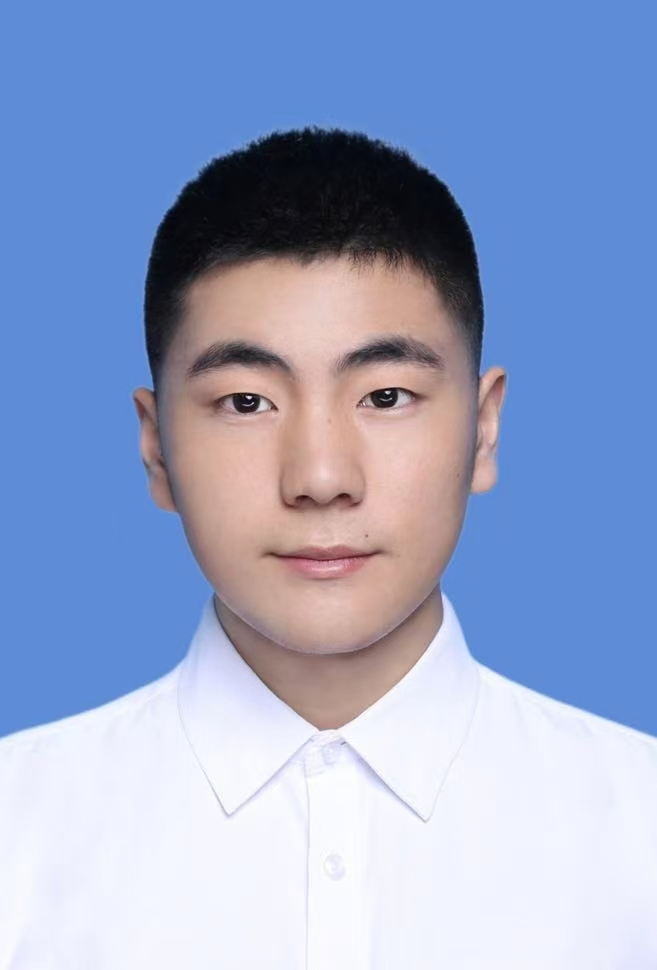
#> input picture img/1.jpg, 657 x 970 px
$ python binary.py
#> lines starting #> are read from the running program, lines starting #| are printed output that depends on the picture; after the words box and inside, x2 and y2 are one past the last pixel; in counts of white or black regions, pixels touching at a corner belong together
import cv2
import numpy as np

img = cv2.imread(r"./img/1.jpg")
#> img is the input picture: shape (970, 657, 3); mean B, G, R 200.3, 163.8, 148.6
img1 = cv2.cvtColor(img, cv2.COLOR_BGR2GRAY)
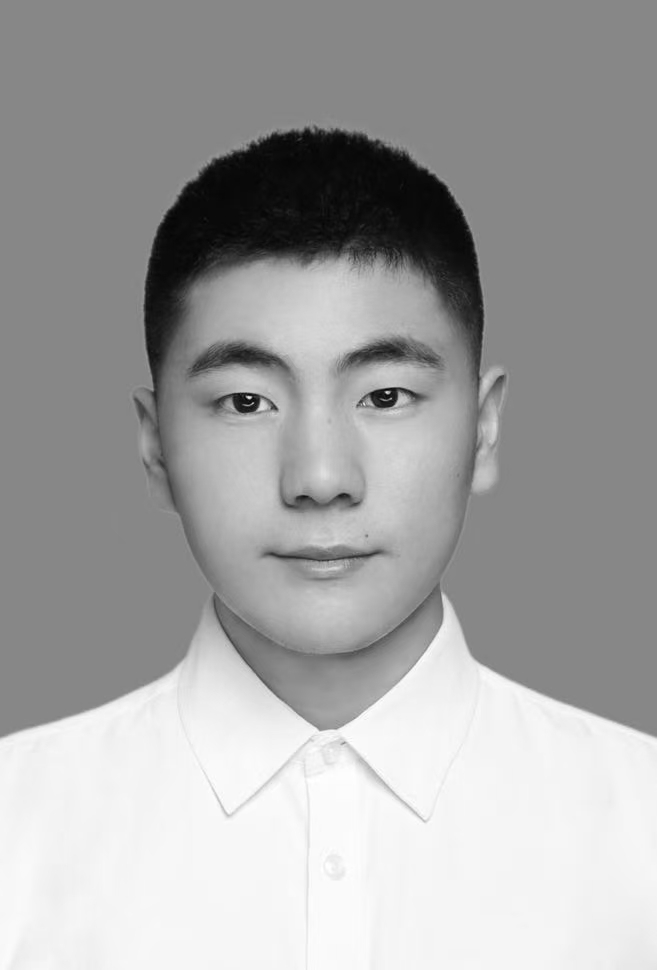
#> img1: shape (970, 657); min 3, max 255, mean 163.5

# 解包返回值，并使用灰度图像
ret, binary_img = cv2.threshold(img1, 100, 255, cv2.THRESH_BINARY)
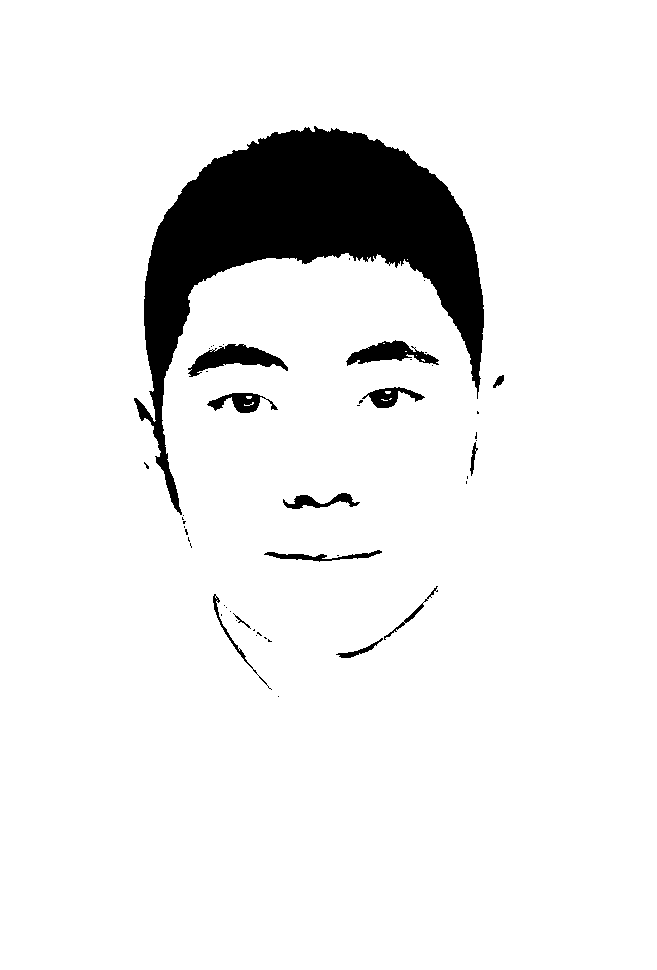
#> binary_img: shape (970, 657); 92.4% white; 50 black regions (37 under 20 px), largest, box (x1, y1, x2, y2) and area: (134, 126, 484, 515) 42711, (188, 344, 288, 377) 1499, (346, 340, 439, 366) 1150

cv2.imshow("img", img)
cv2.imshow("img1", img1)
cv2.imshow("dst", binary_img)  # 显示二值化图像
cv2.waitKey(0)
cv2.destroyAllWindows()
